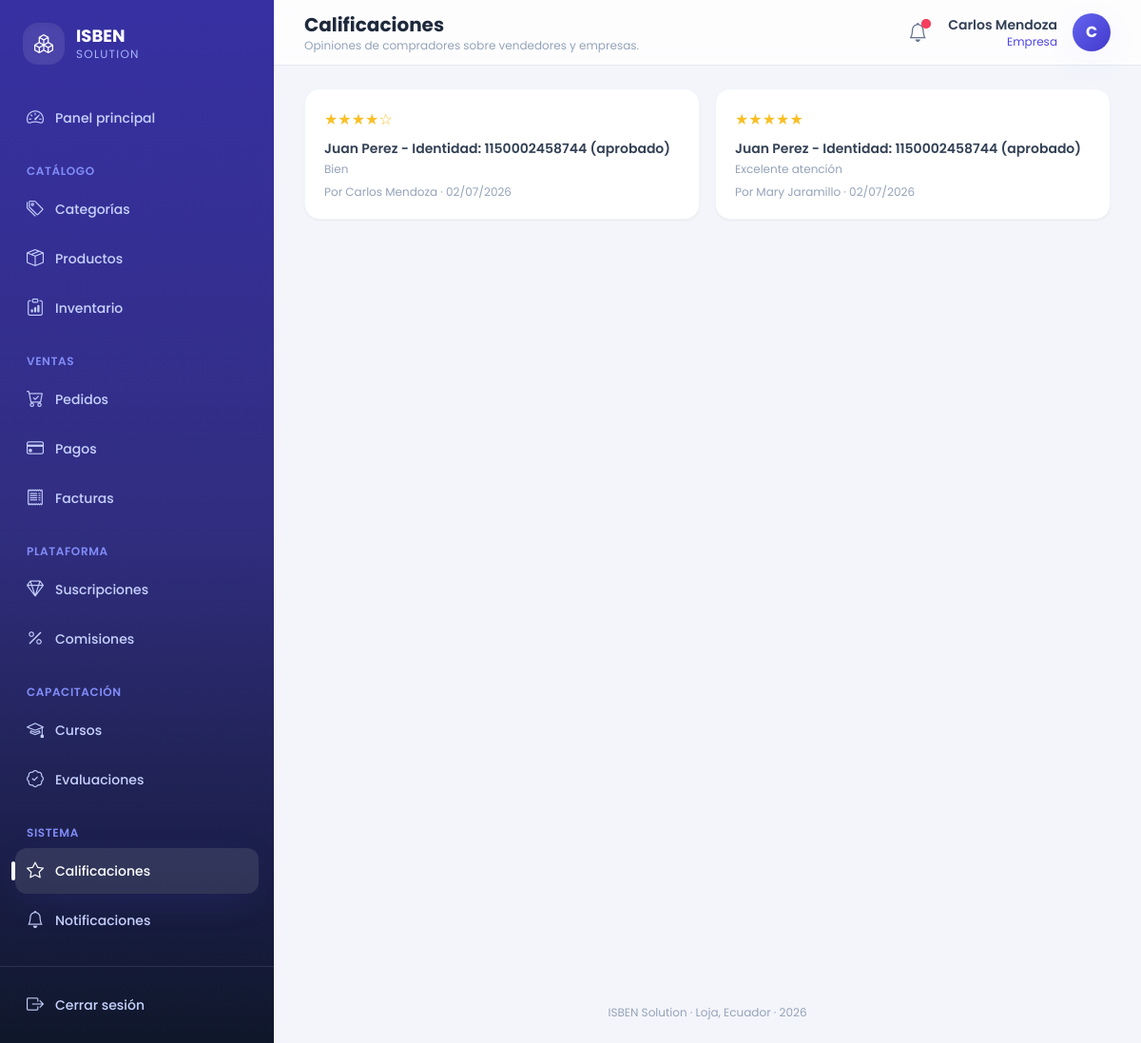
The app's page /calificaciones/ (signed in) with its own data.
### core/models.py (models this page shows, shortened)
class Notificacion(models.Model):
    destinatario  = models.ForeignKey(Usuario, on_delete=models.CASCADE,
                                      related_name='notificaciones')
    tipo          = models.CharField(max_length=20, choices=TIPO_NOTIFICACION)
    titulo        = models.CharField(max_length=200)
    mensaje       = models.TextField()
    leida         = models.BooleanField(default=False)
    fecha_envio   = models.DateTimeField(auto_now_add=True)
    fecha_lectura = models.DateTimeField(null=True, blank=True)
    class Meta:
        ordering = ['-fecha_envio']
        verbose_name = 'Notificación'
        verbose_name_plural = 'Notificaciones'

class Usuario(AbstractUser):
    email    = models.EmailField(unique=True)
    telefono = models.CharField(max_length=20, blank=True)
    rol      = models.CharField(max_length=20, choices=ROL_USUARIO)
    fecha_actualizacion = models.DateTimeField(auto_now=True)
    REQUIRED_FIELDS = ['email', 'rol']
    class Meta:
        verbose_name = 'Usuario'
        verbose_name_plural = 'Usuarios'
    def get_nombre_completo(self):
        return self.get_full_name()

class Calificacion(models.Model):
    autor               = models.ForeignKey(Usuario, on_delete=models.SET_NULL,
                                            null=True, related_name='calificaciones_emitidas')
    tipo_calificado     = models.CharField(max_length=20, choices=TIPO_CALIFICADO)
    vendedor_calificado = models.ForeignKey(Vendedor, on_delete=models.CASCADE,
                                            null=True, blank=True, related_name='calificaciones')
    empresa_calificada  = models.ForeignKey(Empresa, on_delete=models.CASCADE,
                                            null=True, blank=True, related_name='calificaciones')
    puntuacion          = models.FloatField()
    comentario          = models.TextField(blank=True)
    es_incidencia       = models.BooleanField(default=False)
    fecha_calificacion  = models.DateTimeField(auto_now_add=True)
    class Meta:
        verbose_name = 'Calificación'
        verbose_name_plural = 'Calificaciones'
    def get_estrellas(self):
        llenas = int(self.puntuacion)
        vacias = 5 - llenas
        return '★' * llenas + '☆' * vacias

class Vendedor(models.Model):
    usuario               = models.OneToOneField(Usuario, on_delete=models.CASCADE,
                                                 related_name='vendedor')
    numero_identidad      = models.CharField(max_length=20, unique=True)
    calificacion_promedio = models.FloatField(default=0.0)
    estado_aprobacion     = models.CharField(max_length=20, choices=ESTADO_APROBACION,
                                             default='pendiente')
    empresas_aprobadoras  = models.ManyToManyField(Empresa, blank=True,
                                                   related_name='vendedores_aprobados')
    class Meta:
        verbose_name = 'Vendedor'
        verbose_name_plural = 'Vendedores'
    def __str__(self):
        return "%s - Identidad: %s (%s)" % (
            self.usuario.get_nombre_completo(),
            self.numero_identidad,
            self.estado_aprobacion
        )

### core/views.py (the view)
# urls.py: path('calificaciones/', views.lista_calificaciones, name='lista_calificaciones'),
@login_required
def lista_calificaciones(request):
    calificaciones = Calificacion.objects.select_related(
        'autor', 'vendedor_calificado__usuario', 'empresa_calificada'
    ).order_by('-fecha_calificacion')
    return render(request, 'core/calificaciones/lista.html', {'calificaciones': _paginar(request, calificaciones)})

### core/context_processors.py (called while the page is built)
def notificaciones(request):
    if request.user.is_authenticated:
        return {
            'notificaciones_no_leidas_global': request.user.notificaciones.filter(leida=False).count(),
        }
    return {}

### core/views.py (called while the page is built)
def _paginar(request, queryset, por_pagina=10):
    return Paginator(queryset, por_pagina).get_page(request.GET.get('page'))

### core/templates/core/calificaciones/lista.html (shortened to what this page needs)
{% extends 'core/master.html' %}
{% block header_title %}Calificaciones{% endblock %}
{% block header_subtitle %}Opiniones de compradores sobre vendedores y empresas.{% endblock %}
{% block content %}
<div class="grid grid-cols-1 gap-4 sm:grid-cols-2">
  {% for calificacion in calificaciones %}
  <a href="{% url 'detalle_calificacion' calificacion.pk %}" class="rounded-2xl border border-slate-100 bg-white p-5 shadow-sm transition hover:-translate-y-0.5 hover:shadow-lg">
    <div class="mb-2 flex items-center justify-between">
      <span class="text-amber-400">{{ calificacion.get_estrellas }}</span>
    </div>
    <p class="text-sm font-semibold text-slate-700">{{ calificacion.vendedor_calificado|default:calificacion.empresa_calificada }}</p>
    <p class="mt-1 line-clamp-2 text-xs text-slate-400">{{ calificacion.comentario|default:"Sin comentario." }}</p>
    <p class="mt-2 text-xs text-slate-400">Por {{ calificacion.autor.get_full_name|default:"Usuario eliminado" }} · {{ calificacion.fecha_calificacion|date:"d/m/Y" }}</p>
  </a>
  {% empty %}
  <div class="col-span-full rounded-2xl border border-dashed border-slate-200 p-10 text-center text-slate-400"><i class="bi bi-inbox mb-2 block text-3xl"></i> No hay calificaciones registradas.</div>
  {% endfor %}
</div>
{% endblock %}

### core/templates/core/master.html (shortened to what this page needs)
{% load static %}
<!DOCTYPE html>
<html lang="es">
<head>
<script src="https://cdn.tailwindcss.com"></script>
<link rel="stylesheet" href="https://cdn.jsdelivr.net/npm/bootstrap-icons@1.11.3/font/bootstrap-icons.min.css">
<link rel="stylesheet" href="{% static 'core/css/estilos.css' %}">
</head>
<body class="font-sans text-slate-700 antialiased" x-data="{ sidebarOpen: false }">
{% if user.is_authenticated %}
<div class="flex min-h-screen">
  <aside
    class="fixed inset-y-0 left-0 z-40 w-72 transform bg-gradient-to-b from-brand-800 via-brand-900 to-slate-900 text-indigo-100 transition-transform duration-300 lg:static lg:translate-x-0"
    :class="sidebarOpen ? 'translate-x-0' : '-translate-x-full'">
    <div class="flex h-full flex-col">
      <div class="flex items-center gap-3 px-6 py-6">
        <div class="flex h-11 w-11 items-center justify-center rounded-2xl bg-white/10 text-xl font-bold text-white shadow-inner">
          <i class="bi bi-boxes"></i>
        </div>
        <div>
          <p class="text-lg font-bold leading-tight text-white">ISBEN</p>
          <p class="text-xs uppercase tracking-widest text-indigo-300">Solution</p>
        </div>
      </div>
      <nav class="mt-2 flex-1 space-y-6 overflow-y-auto px-4 pb-6">
        <div>
          <a href="{% url 'inicio' %}"
             class="group relative flex items-center gap-3 rounded-xl px-3 py-2.5 text-sm font-medium transition {% if request.resolver_match.url_name == 'inicio' %}bg-white/10 text-white shadow-soft{% else %}text-indigo-200 hover:translate-x-0.5 hover:bg-white/5 hover:text-white{% endif %}">
            <i class="bi bi-speedometer2 text-lg"></i> Panel principal
          </a>
        </div>
        <div>
          <p class="px-3 pb-2 text-xs font-semibold uppercase tracking-wider text-indigo-400">Catálogo</p>
          <div class="space-y-1">
            {% include 'core/partials/_nav_link.html' with url_name='lista_categorias' icon='bi-tags' label='Categorías' %}
            {% include 'core/partials/_nav_link.html' with url_name='lista_productos' icon='bi-box-seam' label='Productos' %}
            {% if user.rol in 'empresa,administrador' %}
              {% include 'core/partials/_nav_link.html' with url_name='lista_inventario' icon='bi-clipboard-data' label='Inventario' %}
            {% endif %}
          </div>
        </div>
        <div>
          <p class="px-3 pb-2 text-xs font-semibold uppercase tracking-wider text-indigo-400">Ventas</p>
          <div class="space-y-1">
            {% include 'core/partials/_nav_link.html' with url_name='lista_pedidos' icon='bi-cart-check' label='Pedidos' %}
            {% include 'core/partials/_nav_link.html' with url_name='lista_pagos' icon='bi-credit-card' label='Pagos' %}
            {% include 'core/partials/_nav_link.html' with url_name='lista_facturas' icon='bi-receipt' label='Facturas' %}
          </div>
        </div>
        {% if user.rol == 'administrador' or user.rol == 'empresa' %}
        <div>
          <p class="px-3 pb-2 text-xs font-semibold uppercase tracking-wider text-indigo-400">Plataforma</p>
          <div class="space-y-1">
            {% include 'core/partials/_nav_link.html' with url_name='lista_suscripciones' icon='bi-gem' label='Suscripciones' %}
            {% include 'core/partials/_nav_link.html' with url_name='lista_comisiones' icon='bi-percent' label='Comisiones' %}
          </div>
        </div>
        {% endif %}
        <div>
          <p class="px-3 pb-2 text-xs font-semibold uppercase tracking-wider text-indigo-400">Capacitación</p>
          <div class="space-y-1">
            {% include 'core/partials/_nav_link.html' with url_name='lista_cursos' icon='bi-mortarboard' label='Cursos' %}
            {% include 'core/partials/_nav_link.html' with url_name='lista_evaluaciones' icon='bi-patch-check' label='Evaluaciones' %}
          </div>
        </div>
        <div>
          <p class="px-3 pb-2 text-xs font-semibold uppercase tracking-wider text-indigo-400">Sistema</p>
          <div class="space-y-1">
            {% include 'core/partials/_nav_link.html' with url_name='lista_calificaciones' icon='bi-star' label='Calificaciones' %}
            {% include 'core/partials/_nav_link.html' with url_name='lista_notificaciones' icon='bi-bell' label='Notificaciones' %}
          </div>
        </div>
      </nav>
      <div class="border-t border-white/10 p-4">
        <form action="{% url 'logout' %}" method="post">
          <button type="submit" class="flex w-full items-center gap-3 rounded-xl px-3 py-2.5 text-sm font-medium text-indigo-200 transition hover:bg-white/5 hover:text-white">
            <i class="bi bi-box-arrow-right text-lg"></i> Cerrar sesión
          </button>
        </form>
      </div>
    </div>
  </aside>
  <div class="flex min-h-screen flex-1 flex-col lg:pl-0">
    <header class="sticky top-0 z-20 flex items-center justify-between gap-4 border-b border-slate-200 bg-white/80 px-4 py-3 backdrop-blur lg:px-8">
      <div class="flex items-center gap-3">
        <div>
          <h1 class="text-lg font-bold text-slate-800 lg:text-xl">{% block header_title %}{% endblock %}</h1>
          <p class="hidden text-xs text-slate-400 sm:block">{% block header_subtitle %}Gestiona tu operación mayorista desde un solo lugar.{% endblock %}</p>
        </div>
      </div>
      <div class="flex items-center gap-3">
        <a href="{% url 'lista_notificaciones' %}" class="relative grid h-10 w-10 place-items-center rounded-xl text-slate-500 transition hover:bg-slate-100 hover:text-brand-600" title="Notificaciones">
          <i class="bi bi-bell text-xl"></i>
          {% if notificaciones_no_leidas_global %}
          <span class="absolute right-1.5 top-1.5 flex h-2.5 w-2.5">
            <span class="relative inline-flex h-2.5 w-2.5 rounded-full bg-rose-500"></span>
          </span>
          {% endif %}
        </a>
        <div class="flex items-center gap-4" x-data="{ open: false }">
          <div class="hidden text-right sm:block">
            <p class="text-sm font-semibold text-slate-700">{{ user.get_full_name|default:user.username }}</p>
            <p class="text-xs capitalize text-brand-600">{{ user.get_rol_display }}</p>
          </div>
          <button @click="open = !open" class="grid h-10 w-10 place-items-center rounded-full bg-gradient-to-br from-brand-500 to-brand-700 font-bold text-white shadow-soft transition hover:shadow-lg">
            {{ user.first_name|slice:":1"|upper|default:user.username|slice:":1"|upper }}
          </button>
        </div>
      </div>
    </header>
    <main class="pagina-contenido flex-1 px-4 py-6 lg:px-8">
      {% block content %}{% endblock %}
    </main>
    <footer class="px-4 py-6 text-center text-xs text-slate-400 lg:px-8">
      ISBEN Solution &middot; Loja, Ecuador &middot; {% now "Y" %}
    </footer>
  </div>
</div>
{% else %}
  {% block auth_content %}{% endblock %}
{% endif %}
</body>
</html>

### core/templates/core/partials/_nav_link.html
{% url url_name as nav_url %}
<a href="{{ nav_url }}"
   class="group relative flex items-center gap-3 rounded-xl px-3 py-2.5 text-sm font-medium transition {% if request.resolver_match.url_name == url_name %}bg-white/10 text-white shadow-soft{% else %}text-indigo-200 hover:translate-x-0.5 hover:bg-white/5 hover:text-white{% endif %}">
  {% if request.resolver_match.url_name == url_name %}
  <span class="absolute -left-1 top-1/2 h-5 w-1 -translate-y-1/2 rounded-full bg-white"></span>
  {% endif %}
  <i class="bi {{ icon }} text-lg"></i> {{ label }}
</a>

### core/templates/core/master.html (style rules this page uses)
body { background: #f4f5fb; }
main.pagina-contenido { animation: fadeInUp 0.35s ease-out; }
a, button { -webkit-tap-highlight-color: transparent; }

### records on screen
Notificacion: tipo "Inventario"
Usuario: get_full_name "Carlos Mendoza", rol "Empresa", first_name "C"
Calificacion: get_estrellas "★★★★☆", vendedor_calificado "Juan Perez - Identidad: 1150002458744 (aprobado)", comentario "Bien", autor.get_full_name "Carlos Mendoza", fecha_calificacion "02/07/2026"
Calificacion: get_estrellas "★★★★★", vendedor_calificado "Juan Perez - Identidad: 1150002458744 (aprobado)", comentario "Excelente atención", autor.get_full_name "Mary Jaramillo", fecha_calificacion "02/07/2026"

### other values on screen
{{ label }} "Categorías Productos Pedidos Pagos Facturas Suscripciones Comisiones Cursos Evaluaciones Calificaciones Notificaciones"
